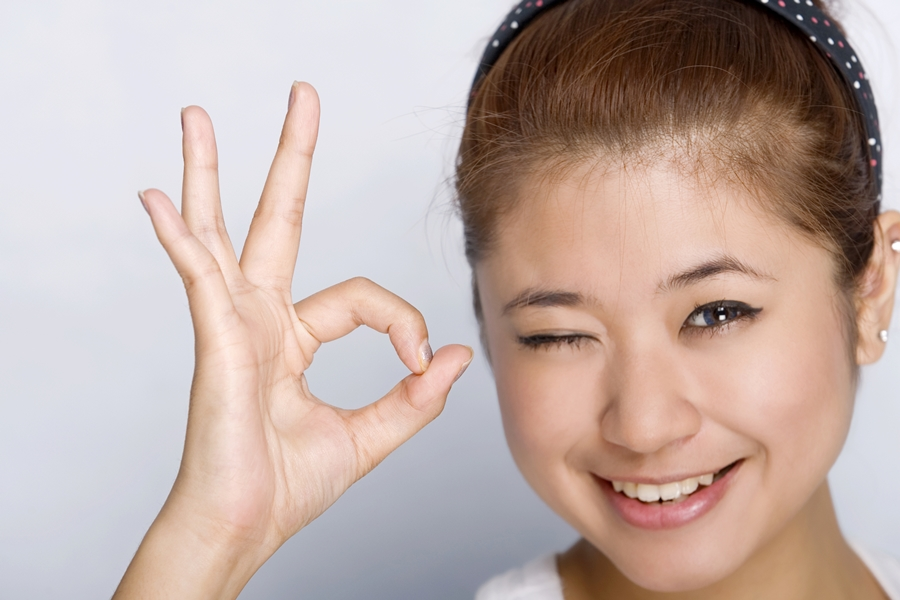
#> input picture Images/face.jpg, 900 x 600 px, given in place of action.jpg, which was not available
$ python blend_images.py
#> lines starting #> are read from the running program, lines starting #| are printed output that depends on the picture; after the words box and inside, x2 and y2 are one past the last pixel; in counts of white or black regions, pixels touching at a corner belong together; pictures that were not available may be replaced by others from this repository, and a replacement may not be noted
import numpy as np
import cv2 as cv

# Load two images
img1 = cv.imread('action.jpg')
#> img1 is the input picture: shape (600, 900, 3); mean B, G, R 166.9, 173.3, 192.7
img2 = cv.imread('again.jpg')
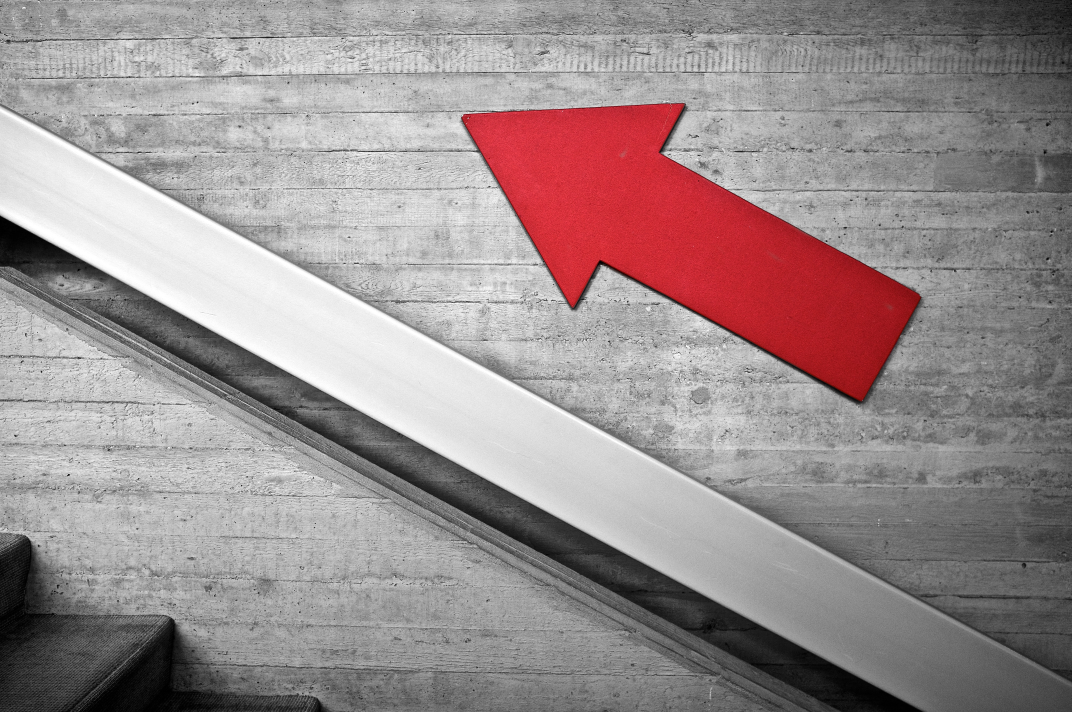
#> input picture Images/again.jpg, 4288 x 2848 px (shown at 1/4 size)
#> img2 is the input picture: shape (2848, 4288, 3); mean B, G, R 142.8, 142.1, 154.1
# I want to put logo on top-left corner, So I create a ROI
rows,cols,channels = img2.shape
#> rows = 2848; cols = 4288; channels = 3
roi = img1[0:rows, 0:cols ]
# Now create a mask of logo and create its inverse mask also
img2gray = cv.cvtColor(img2,cv.COLOR_BGR2GRAY)
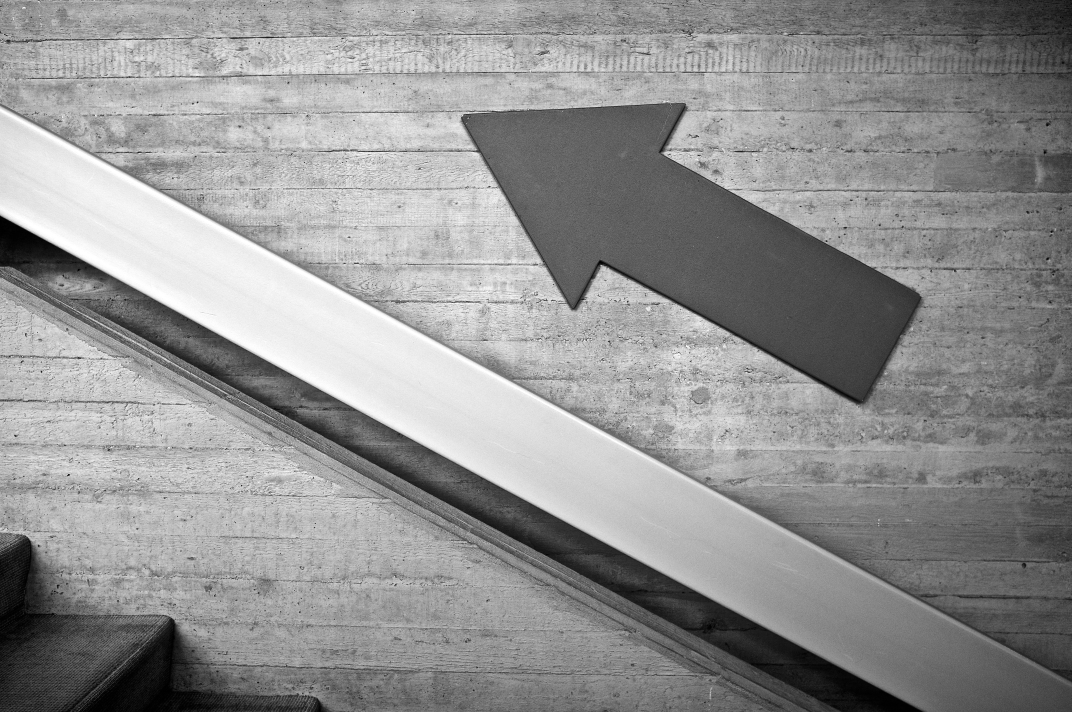
#> img2gray: shape (2848, 4288) (shown at 1/4 size); min 0, max 255, mean 145.8
ret, mask = cv.threshold(img2gray, 10, 255, cv.THRESH_BINARY)
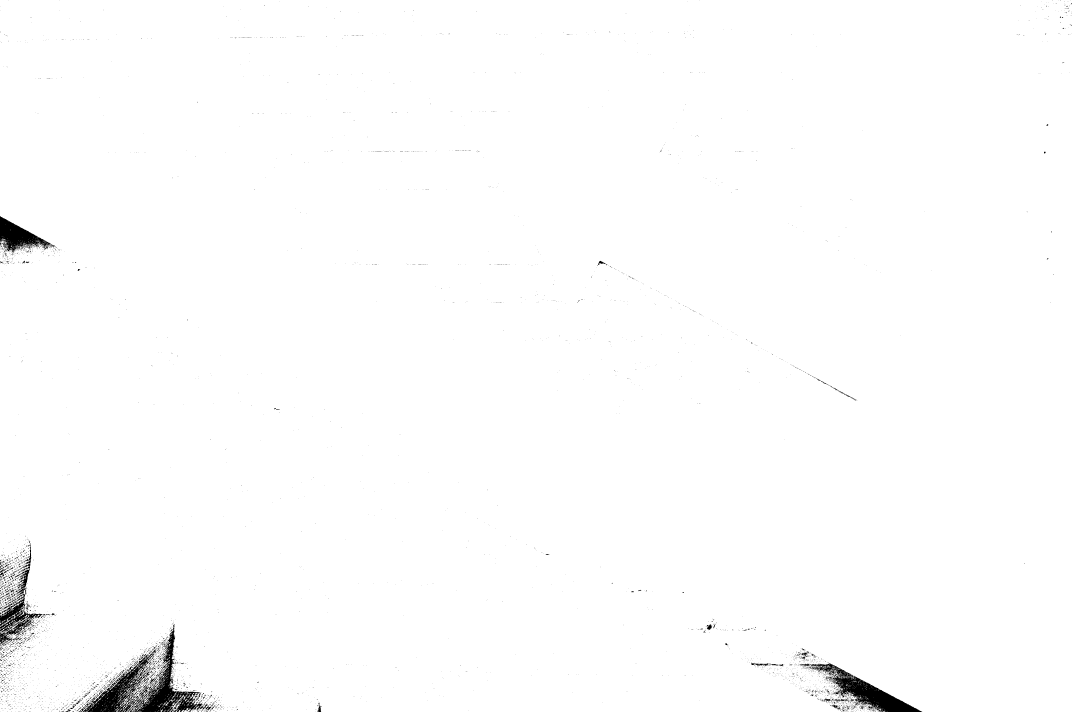
#> mask: shape (2848, 4288) (shown at 1/4 size); 99% white; 5323 black regions (5104 under 20 px), largest, box (x1, y1, x2, y2) and area: (314, 2497, 830, 2848) 42548, (3244, 2653, 3689, 2848) 23825, (0, 2164, 169, 2579) 13508
mask_inv = cv.bitwise_not(mask)
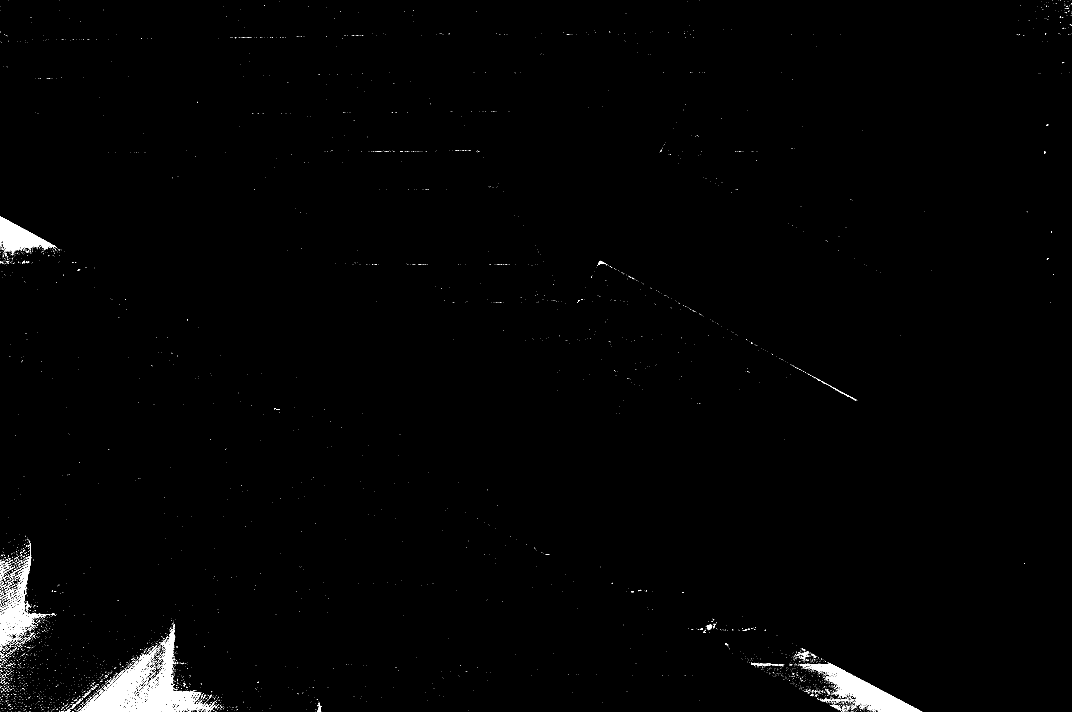
#> mask_inv: shape (2848, 4288) (shown at 1/4 size); 0.97% white; 5323 white regions (5104 under 20 px), largest, box (x1, y1, x2, y2) and area: (314, 2497, 830, 2848) 42548, (3244, 2653, 3689, 2848) 23825, (0, 2164, 169, 2579) 13508
# Now black-out the area of logo in ROI
#> (the run stopped early here; a loop or call above may not have finished)
